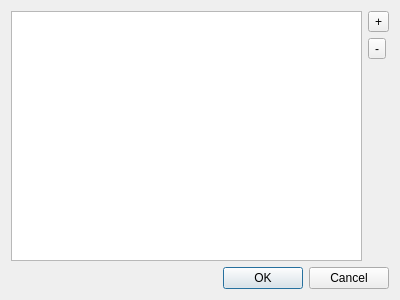
<?xml version="1.0" encoding="UTF-8"?>
<ui version="4.0">
 <class>UIChoice</class>
 <widget class="QDialog" name="UIChoice">
  <property name="geometry">
   <rect>
    <x>0</x>
    <y>0</y>
    <width>400</width>
    <height>300</height>
   </rect>
  </property>
  <property name="windowTitle">
   <string>Edit posiibility</string>
  </property>
  <layout class="QVBoxLayout" name="verticalLayout">
   <item>
    <layout class="QHBoxLayout" name="horizontalLayout_2">
     <item>
      <widget class="QListWidget" name="listWidget"/>
     </item>
     <item>
      <layout class="QVBoxLayout" name="verticalLayout_2">
       <item>
        <widget class="QToolButton" name="w_add">
         <property name="toolTip">
          <string>Ajouter réponse</string>
         </property>
         <property name="text">
          <string>+</string>
         </property>
        </widget>
       </item>
       <item>
        <widget class="QToolButton" name="w_remove">
         <property name="toolTip">
          <string>Supprimer répinse courante</string>
         </property>
         <property name="text">
          <string>-</string>
         </property>
        </widget>
       </item>
       <item>
        <spacer name="verticalSpacer">
         <property name="orientation">
          <enum>Qt::Vertical</enum>
         </property>
         <property name="sizeHint" stdset="0">
          <size>
           <width>20</width>
           <height>40</height>
          </size>
         </property>
        </spacer>
       </item>
      </layout>
     </item>
    </layout>
   </item>
   <item>
    <widget class="QDialogButtonBox" name="buttonBox">
     <property name="orientation">
      <enum>Qt::Horizontal</enum>
     </property>
     <property name="standardButtons">
      <set>QDialogButtonBox::Cancel|QDialogButtonBox::Ok</set>
     </property>
    </widget>
   </item>
  </layout>
 </widget>
 <resources/>
 <connections>
  <connection>
   <sender>buttonBox</sender>
   <signal>accepted()</signal>
   <receiver>UIChoice</receiver>
   <slot>accept()</slot>
   <hints>
    <hint type="sourcelabel">
     <x>248</x>
     <y>254</y>
    </hint>
    <hint type="destinationlabel">
     <x>157</x>
     <y>274</y>
    </hint>
   </hints>
  </connection>
  <connection>
   <sender>buttonBox</sender>
   <signal>rejected()</signal>
   <receiver>UIChoice</receiver>
   <slot>reject()</slot>
   <hints>
    <hint type="sourcelabel">
     <x>316</x>
     <y>260</y>
    </hint>
    <hint type="destinationlabel">
     <x>286</x>
     <y>274</y>
    </hint>
   </hints>
  </connection>
 </connections>
</ui>
